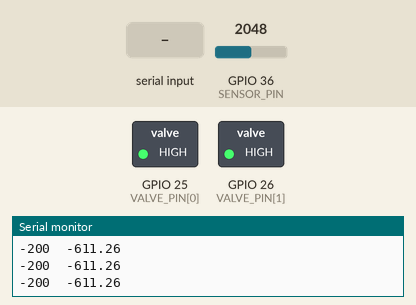
The sketch below on a simulated ESP32. On the bench: switched loads named in the sketch (green lamp = pin HIGH), the last lines printed to the serial monitor. Inputs (shaded band) come from the test bench; at power-on: GPIO 36 (SENSOR_PIN) = 2048.

Above: at 1.2 s.
1.3 s: GPIO 36 (SENSOR_PIN) set to 722
2.8 s: GPIO 36 (SENSOR_PIN) set to 661
At 3.3 s:
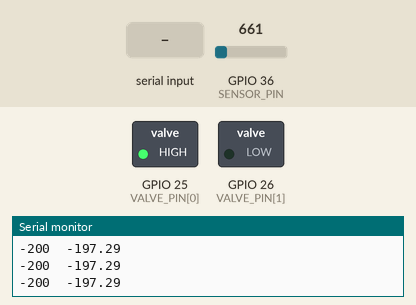
5.8 s: "k" received over Serial
At 6.9 s:
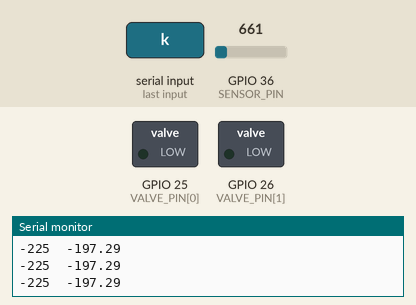
8.8 s: "j" received over Serial
At 10.4 s:
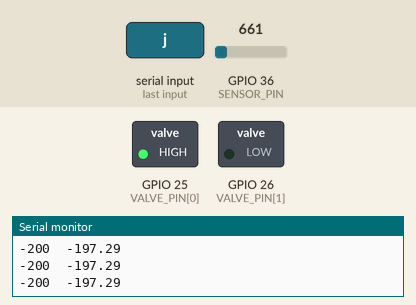
11.8 s: "m" received over Serial
At 12.8 s:
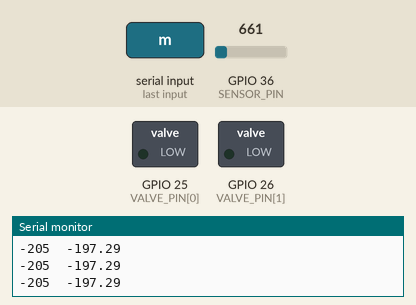
Timing chart, 0 to 15.8 s (numbered marks = the images above; inputs shaded):
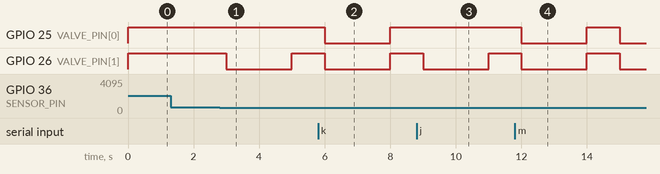

Measured:
- the behaviour switches between 687 and 686 on GPIO 36 (SENSOR_PIN) (found by bisection; images 0 and 1)
- after the input at 2.8 s, GPIO 26 (VALVE_PIN[1]): HIGH → LOW after 0.20 s, → HIGH 2.0 s later
- after the input at 5.8 s, GPIO 25 (VALVE_PIN[0]): HIGH → LOW after 0.20 s, → HIGH 2.0 s later
- after the input at 8.8 s, GPIO 25 (VALVE_PIN[0]): stays HIGH (without the input it goes to LOW after 0.20 s)
- after the input at 11.8 s, GPIO 25 (VALVE_PIN[0]): HIGH → LOW after 0.20 s, → HIGH 2.0 s later, → LOW 1.0 s later

The sketch:

ElectroAirRegulator.ino
```cpp
/*
2019/07/14

ESP32
pin parts
32  valve01:suction valve
33  valve02:rerease valve
36  air pressure sensor

*/

#define PULSE_SUCTION_WIDTH 2000 //吸引の間隔
#define PULSE_RELEACE_WIDTH 1000 //排気の間隔
#define RANGE 5 //目標気圧との誤差許容範囲

#define SENSOR_PIN 36 //気圧センサ
#define VALVE_NUM 2 //バルブの数
int VALVE_PIN[VALVE_NUM] = {25,26};

double val; //
double raw_pres; //raw air pressure value
double adraw_pres; //生データを平滑化するための一時的な加算場所，平滑化したあとのデータ
#define LOOP 1 // 生データを時間平滑化するためのループ回数
int loop_time; //ループ回数
double loop_raw_pres[LOOP]; //時間平滑化のためのデータ保存場所 　
int aim_pres = -200; //目標気圧

bool suction_flag = false; //目標気圧より気圧が高いときに吸引を行う
bool timer_flag=false; //タイマー割り込みを行うフラグ

//Timer関連セットアップ
hw_timer_t * timer = NULL;
//portMUX_TYPE型の変数で、メインループとISRで共用変数を変更する時の同期処理に使用
portMUX_TYPE timerMux = portMUX_INITIALIZER_UNLOCKED;
//メインループとISRで共用するためのカウンターです。コンパイラーの最適化によって消去されないように、volatile宣言をします
volatile uint32_t isrCounter = 0;
volatile uint32_t lastIsrAt = 0;

//
void change_valve(){
  if(!suction_flag){
    if(adraw_pres>=aim_pres+RANGE){//目標気圧+RANGE以上なら吸う
      digitalWrite(VALVE_PIN[0] , LOW);
      digitalWrite(VALVE_PIN[1] , LOW);
  //    Serial.print("SUCTION");Serial.print("\t");
    }else if(adraw_pres>=aim_pres-RANGE){//目標気圧±RANGE以内なら停止
      digitalWrite(VALVE_PIN[0] , HIGH);
      digitalWrite(VALVE_PIN[1] , LOW);
//------------------------------------------------------------------------------
//      suction_flag = true;//バルブを止めて気圧調整するときはコメントアウトを解除
//      Serial.print("STOP");Serial.print("\t");
//------------------------------------------------------------------------------
    }else{//目標気圧-RANGE以下なら排気
      digitalWrite(VALVE_PIN[0] , HIGH);
      digitalWrite(VALVE_PIN[1] , HIGH);
  //    Serial.print("OUT");Serial.print("\t");
    }
  }
}

//バルブを開放して気圧を開放．
void releace(){
  digitalWrite(VALVE_PIN[0] , HIGH);
  digitalWrite(VALVE_PIN[1] , HIGH);
  suction_flag = false;
}

//割り込み処理関数
void IRAM_ATTR onTimer(){
  // Increment the counter and set the time of ISR
  portENTER_CRITICAL_ISR(&timerMux);
  isrCounter++;
//  lastIsrAt = millis();
  portEXIT_CRITICAL_ISR(&timerMux);

  //以下割り込み処理
  val = analogRead(SENSOR_PIN);
  raw_pres = val/4095*3.3/2.7*(-1000); //単位 mbar (1mbar = 1hPa)

  //計測値の平均化
  loop_time=(loop_time+1)%LOOP;
  loop_raw_pres[loop_time]=raw_pres;

  int i;
  adraw_pres = 0;
  for(i=0;i<LOOP;i++){
    adraw_pres += loop_raw_pres[i];
  }
  adraw_pres = adraw_pres/LOOP;

  //排気パルス実行
  if((isrCounter%(PULSE_SUCTION_WIDTH+PULSE_RELEACE_WIDTH)) < PULSE_SUCTION_WIDTH){
    change_valve();
  }else{
    releace();
  }
}


void setup() {
  //change pin mode
  Serial.begin(9600);
  for(int i=0;i<VALVE_NUM;i++){
    pinMode(VALVE_PIN[i] , OUTPUT);
  }

  //timer set up
  // Use 1st timer of 4 (counted from zero).
  // Set 80 divider for prescaler (see ESP32 Technical Reference Manual for more　info).
  timer = timerBegin(0, 80, true);
  // Attach onTimer function to our timer.
  timerAttachInterrupt(timer, &onTimer, true);
  // Set alarm to call onTimer function every second (value in microseconds).
  // Repeat the alarm (third parameter)
  // timer 1ms
  timerAlarmWrite(timer, 1000, true);
  // Start an alarm
  timerAlarmEnable(timer);

}

void loop() {

  int inByte;
  if ( Serial.available() ) {
    inByte = Serial.read();
    if(inByte == 'A'){
//      Serial.print(aim_pres);
//      Serial.print(',');
//      Serial.print(adraw_pres);
//      Serial.print(',');
      Serial.println(raw_pres);
    }else{

      switch (inByte) {
//        case 'A' :
//          Serial.print(adraw_pres);
//          Serial.print(',');
//          Serial.println(raw_pres);
//          break;
        case 'j' :
          aim_pres += 25;
          break;
        case 'k' :
          aim_pres -= 25;
          break;
        case 'l' :
          aim_pres += 5;
          break;
        case 'm' :
          aim_pres -= 5;
          break;
      }
    }
  }
  Serial.print(aim_pres);
  Serial.print("\t");
  Serial.println(adraw_pres);

}
```
